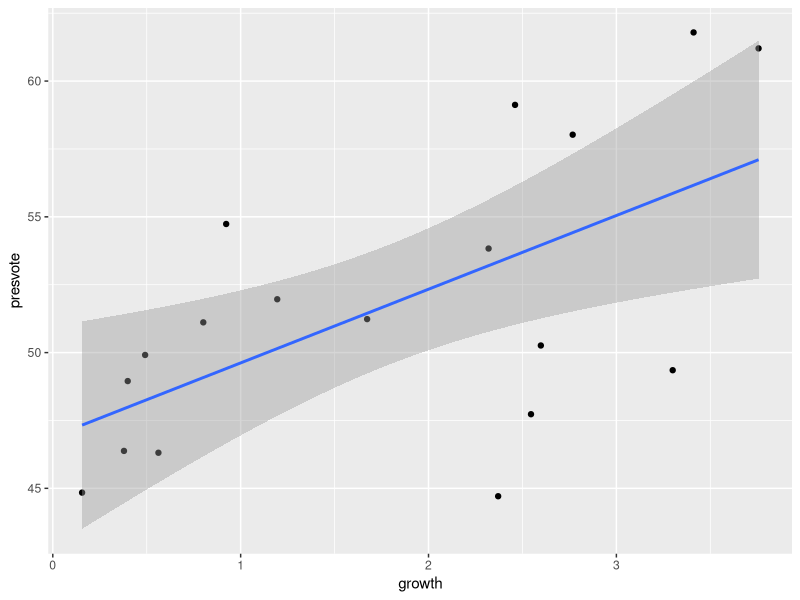
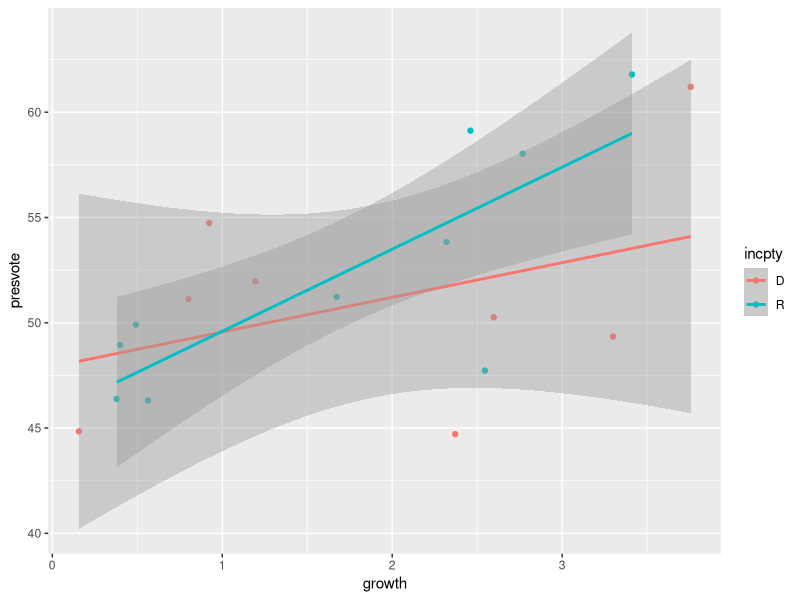
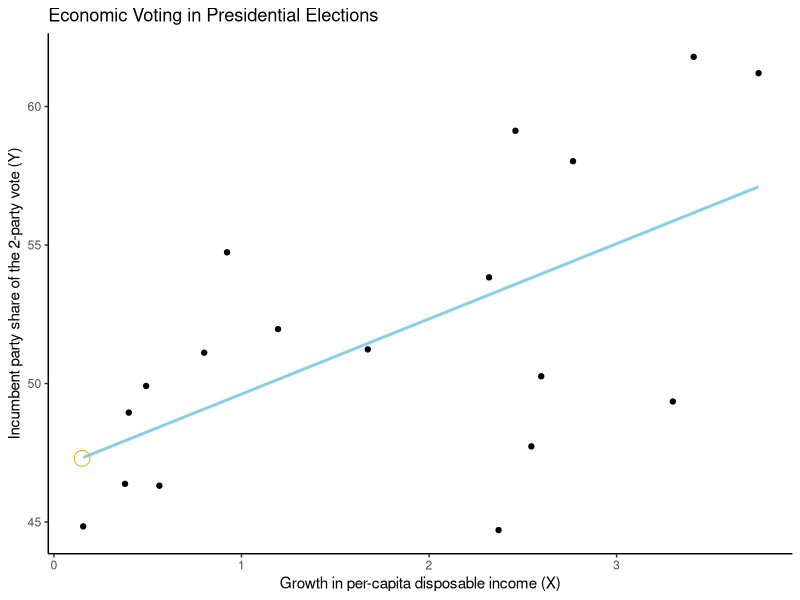
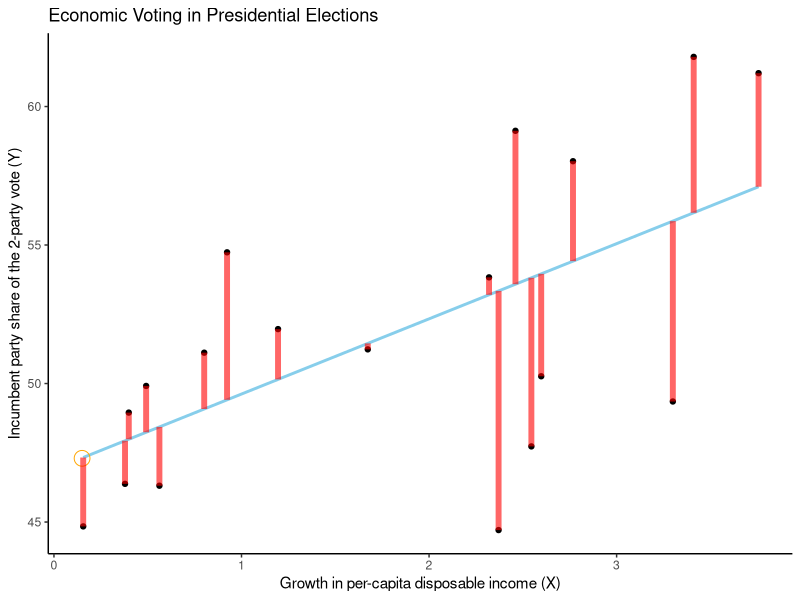

R code for these plots, in order:
library(ggplot2)

potusdata <- read.csv("data/potusdata.csv")

ggplot(data = potusdata, aes(x = growth, y = presvote)) +
  geom_point() +
  geom_smooth(method = "lm")

ggplot(data = potusdata, aes(x = growth, y = presvote, color = incpty)) +
  geom_point() +
  geom_smooth(method = "lm")

ggplot(data = potusdata, aes(x = growth, y = presvote)) +
  geom_point() +
  geom_smooth(method = "lm", se = FALSE, color="skyblue") +
  annotate("point", x=0.15, y=47.3, color="orange", size=5, shape=21) +
  labs(x = "Growth in per-capita disposable income (X)",
       y = "Incumbent party share of the 2-party vote (Y)",
       title = "Economic Voting in Presidential Elections") +
  theme_classic()

# Fit the model
model <- lm(presvote ~ growth, data = potusdata)

# Add fitted values to your dataset
potusdata$fit <- fitted(model)

# Plot with residuals as segments
ggplot(potusdata, aes(x = growth, y = presvote)) +
  geom_point() +
  geom_smooth(method = "lm", se = FALSE, color="skyblue") +
  annotate("point", x=0.15, y=47.3, color="orange", size=5, shape=21) +
  geom_segment(aes(xend = growth, yend = fit), alpha = 0.6, color = "red", size=2) +
  labs(
    x = "Growth in per-capita disposable income (X)",
    y = "Incumbent party share of the 2-party vote (Y)",
    title = "Economic Voting in Presidential Elections"
  ) +
  theme_classic()
